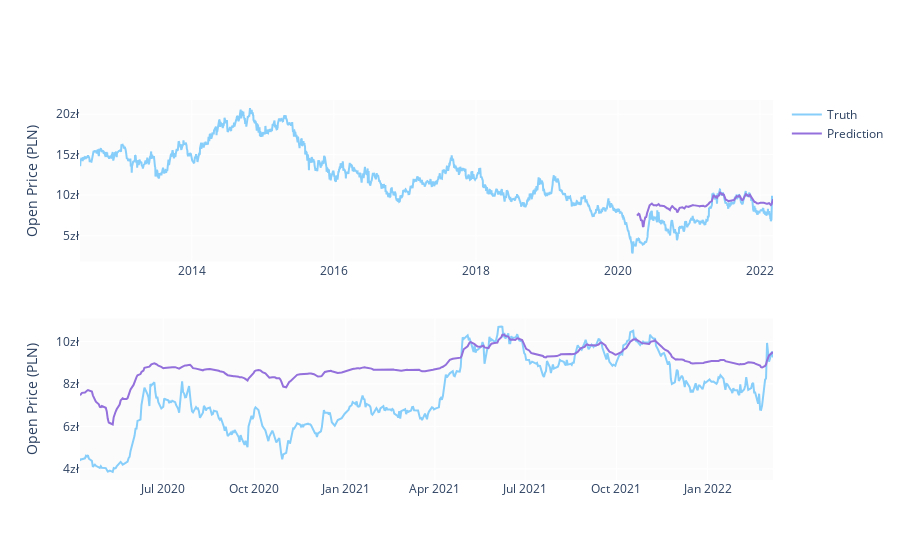

Notebook code cell kept with this figure:
### Code cell
predicted_prices = df.loc[test_split_idx+1:].copy()
predicted_prices['Otwarcie'] = y_pred

fig = make_subplots(rows=2, cols=1)
fig.add_trace(go.Scatter(x=df.Data, y=df.Otwarcie,
                        name='Truth',
                        marker_color='LightSkyBlue'), row=1, col=1)

fig.add_trace(go.Scatter(x=predicted_prices.Data,
                        y=predicted_prices.Otwarcie,
                        name='Prediction',
                        marker_color='MediumPurple'), row=1, col=1)

fig.add_trace(go.Scatter(x=predicted_prices.Data,
                        y=y_test,
                        name='Truth',
                        marker_color='LightSkyBlue',
                        showlegend=False), row=2, col=1)

fig.add_trace(go.Scatter(x=predicted_prices.Data,
                        y=predicted_prices.Otwarcie,
                        name='Prediction',
                        marker_color='MediumPurple',
                        showlegend=False), row=2, col=1)
fig.update_yaxes(ticksuffix="zł", title_text='Open Price (PLN)')
fig.show()

### Figure 1 — Plotly figure (JSON) as saved in the notebook; plotly's stock layout.template omitted (floating-point values rounded to 4 significant figures; data arrays with more than 128 entries replaced by an {"elided": "..."} marker saying what was removed)
{"data": [{"marker": {"color": "LightSkyBlue"}, "name": "Truth", "type": "scatter", "x": {"elided": "2445 str values"}, "xaxis": "x", "y": {"elided": "2445 float values"}, "yaxis": "y"}, {"marker": {"color": "MediumPurple"}, "name": "Prediction", "type": "scatter", "x": {"elided": "488 str values"}, "xaxis": "x", "y": {"elided": "488 float values"}, "yaxis": "y"}, {"marker": {"color": "LightSkyBlue"}, "name": "Truth", "showlegend": false, "type": "scatter", "x": {"elided": "488 str values"}, "xaxis": "x2", "y": {"elided": "488 float values"}, "yaxis": "y2"}, {"marker": {"color": "MediumPurple"}, "name": "Prediction", "showlegend": false, "type": "scatter", "x": {"elided": "488 str values"}, "xaxis": "x2", "y": {"elided": "488 float values"}, "yaxis": "y2"}], "layout": {"xaxis": {"anchor": "y", "domain": [0, 1]}, "xaxis2": {"anchor": "y2", "domain": [0, 1]}, "yaxis": {"anchor": "x", "domain": [0.575, 1], "ticksuffix": "zł", "title": {"text": "Open Price (PLN)"}}, "yaxis2": {"anchor": "x2", "domain": [0, 0.425], "ticksuffix": "zł", "title": {"text": "Open Price (PLN)"}}}}
